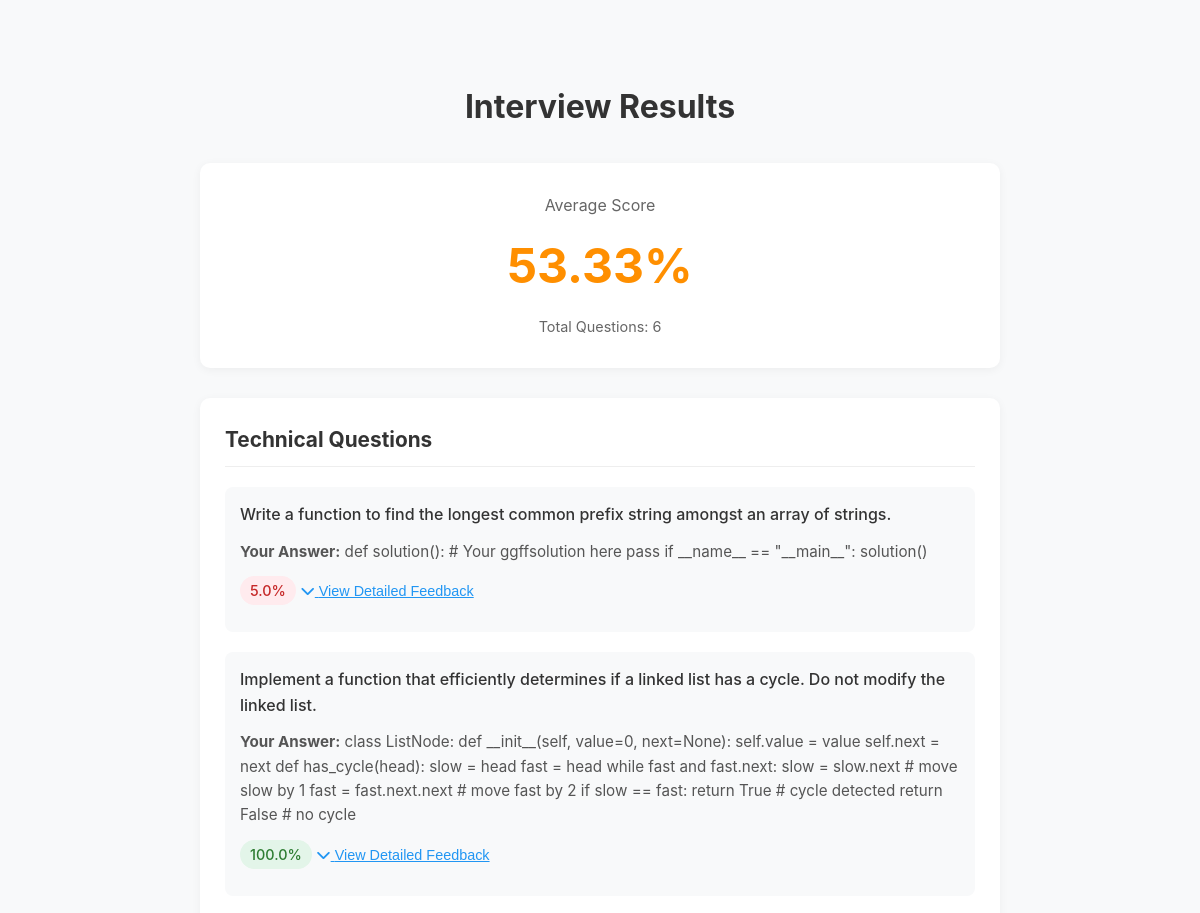
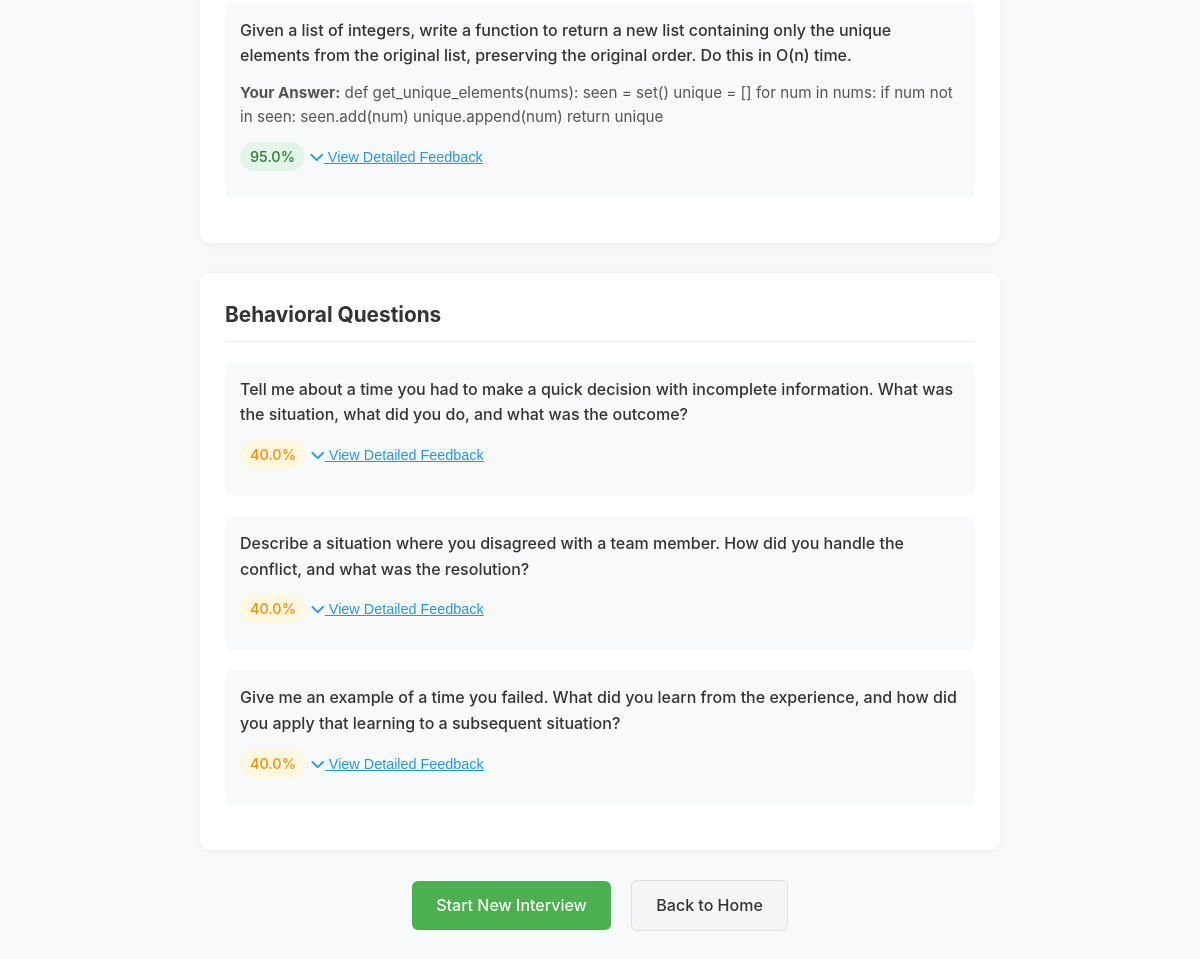
/interview/results/ (signed in), run on an earlier commit of the app's database (2 pictures, top to bottom).
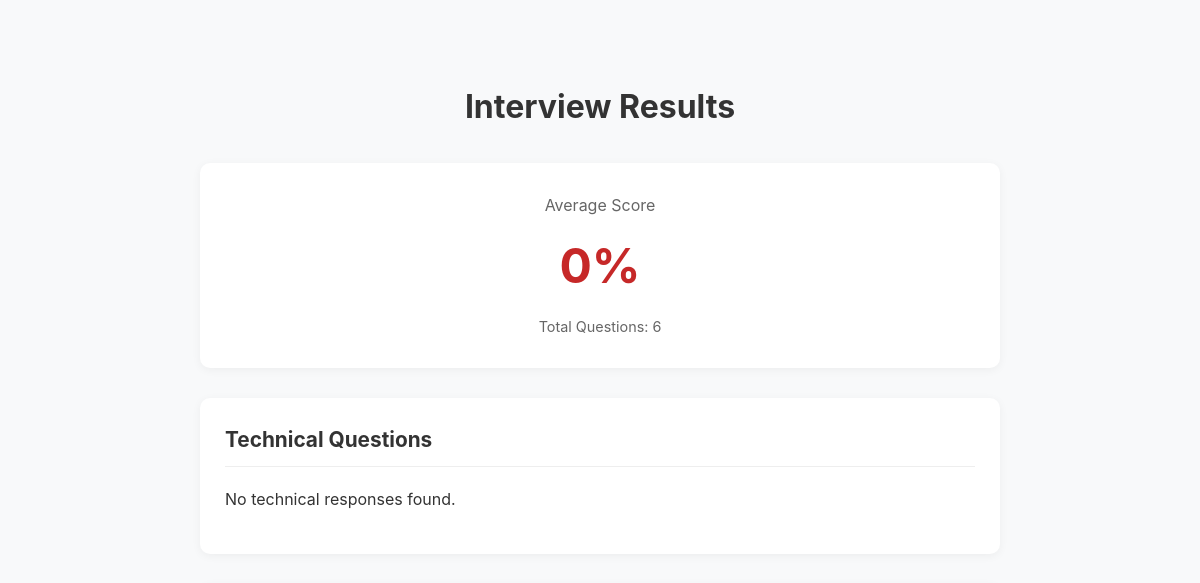
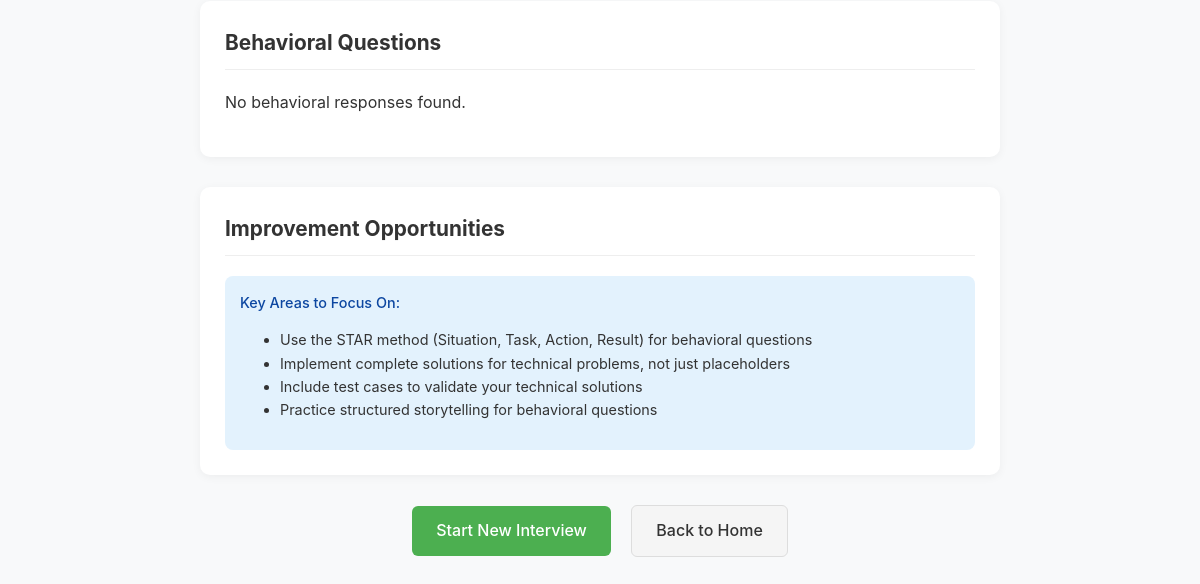
And on a later commit of the database (2 pictures, top to bottom).
### core/models.py (models this page shows, shortened)
class Response(models.Model):
    question = models.ForeignKey(Question, on_delete=models.CASCADE)
    content = models.TextField(blank=True, null=True)  # For technical responses
    video = models.FileField(upload_to='videos/', blank=True, null=True)  # For behavioral responses
    score = models.FloatField(null=True, blank=True)
    feedback = models.TextField(null=True, blank=True)
    created_at = models.DateTimeField(auto_now_add=True)

class Question(models.Model):
    user = models.ForeignKey(User, on_delete=models.CASCADE)
    type = models.CharField(max_length=20, choices=[('technical', 'Technical'), ('behavioral', 'Behavioral')])
    content = models.TextField()
    skill = models.ForeignKey(ProgrammingSkill, on_delete=models.CASCADE, null=True)

### core/views.py (the view)
# urls.py: path('interview/results/', views.interview_results, name='interview_results'),
@login_required
def interview_results(request):
    questions = Question.objects.filter(user=request.user).order_by('id')[:6]
    responses = Response.objects.filter(question__in=questions)
    technical_responses = responses.filter(question__type='technical')
    behavioral_responses = responses.filter(question__type='behavioral')
    total_questions = questions.count()
    average_score = sum(r.score for r in responses if r.score is not None) / responses.count() if responses.exists() else 0
    email_sent = send_interview_results_email(
        request.user,
        technical_responses,
        behavioral_responses,
        average_score
    )
    return render(request, 'results.html', {
        'technical_responses': technical_responses,
        'behavioral_responses': behavioral_responses,
        'total_questions': total_questions,
        'average_score': round(average_score, 2),
        'email_sent': email_sent,  # Pass to template to show success/failure message
    })

### core/views.py (called while the page is built)
def send_interview_results_email(user, technical_responses, behavioral_responses, average_score):
    subject = f'Your Interview Results - {average_score:.2f}%'
    html_message = render_to_string('email/results_email.html', {
        'user': user,
        'technical_responses': technical_responses,
        'behavioral_responses': behavioral_responses,
        'average_score': average_score,
    })
    plain_message = strip_tags(html_message)
    try:
        send_mail(
            subject=subject,
            message=plain_message,
            from_email=None,  # Uses DEFAULT_FROM_EMAIL from settings
            recipient_list=[user.email],
            html_message=html_message,
            fail_silently=False,
        )
        return True
    except Exception as e:
        logger.error(f"Failed to send email to {user.email}: {str(e)}")
        return False

### templates/results.html (shortened to what this page needs)
<!DOCTYPE html>
<html>
<head>
    <link rel="stylesheet" href="https://cdnjs.cloudflare.com/ajax/libs/font-awesome/6.5.1/css/all.min.css">
</head>
<body>
    <div class="container">
        <div class="header">
            <h1>Interview Results</h1>
        </div>
        <div class="score-summary">
            <div class="score-label">Average Score</div>
            <div class="score-display" id="average-score">{{ average_score }}%</div>
            <div class="score-details">Total Questions: {{ total_questions }}</div>
        </div>
        <div class="question-section">
            <h2 class="section-title">Technical Questions</h2>
            {% for response in technical_responses %}
                <div class="question-card">
                    <div class="question-content">{{ response.question.content }}</div>
                    <div class="answer-content">
                        <strong>Your Answer:</strong> {{ response.content }}
                    </div>
                    <div class="question-score {% if response.score >= 70 %}score-good{% elif response.score >= 40 %}score-medium{% else %}score-poor{% endif %}">
                        {{ response.score }}%
                    </div>
                    <button class="feedback-toggle" onclick="toggleFeedback('tech-feedback-{{ forloop.counter }}')">
                        <i class="fas fa-chevron-down"></i> View Detailed Feedback
                    </button>
                </div>
            {% empty %}
                <p>No technical responses found.</p>
            {% endfor %}
        </div>
        <div class="question-section">
            <h2 class="section-title">Behavioral Questions</h2>
            {% for response in behavioral_responses %}
                <div class="question-card">
                    <div class="question-content">{{ response.question.content }}</div>
                    <div class="question-score {% if response.score >= 70 %}score-good{% elif response.score >= 40 %}score-medium{% else %}score-poor{% endif %}">
                        {{ response.score }}%
                    </div>
                    <button class="feedback-toggle" onclick="toggleFeedback('behav-feedback-{{ forloop.counter }}')">
                        <i class="fas fa-chevron-down"></i> View Detailed Feedback
                    </button>
                </div>
            {% empty %}
                <p>No behavioral responses found.</p>
            {% endfor %}
        </div>
        {% if average_score < 50 %}
        <div class="question-section">
            <h2 class="section-title">Improvement Opportunities</h2>
            <div class="action-suggestions">
                <div class="action-title">Key Areas to Focus On:</div>
                <ul>
                    <li>Use the STAR method (Situation, Task, Action, Result) for behavioral questions</li>
                    <li>Implement complete solutions for technical problems, not just placeholders</li>
                    <li>Include test cases to validate your technical solutions</li>
                    <li>Practice structured storytelling for behavioral questions</li>
                </ul>
            </div>
        </div>
        {% endif %}
        <div class="btn-container">
            <a href="{% url 'interview' %}" class="btn btn-primary">Start New Interview</a>
            <a href="{% url 'home' %}" class="btn btn-secondary">Back to Home</a>
        </div>
    </div>
</body>
</html>

What changed in the data, as far as the page shows it:
removed Response: question.content "Write a function to find the longest common prefix string amongst an array of strings.", content "def solution(): # Your ggffsolution here pass if __name__ == \"__main__\": solution()", score "5.0", shown under "Technical Questions"
removed Response: question.content "Implement a function that efficiently determines if a linked list has a cycle. Do not modify the linked list.", content "class ListNode: def __init__(self, value=0, next=None): self.value = value self.next = next def has_cycle(head): slow = head fast = head while fast and fast.next: slow = slow.next # move slow by 1 fast = fast.next.next # move fast by 2 if slow == fast: return True # cycle detected return False # no cycle", score "100.0", shown under "Technical Questions"
removed Response: question.content "Given a list of integers, write a function to return a new list containing only the unique elements from the original list, preserving the original order. Do this in O(n) time.", content "def get_unique_elements(nums): seen = set() unique = [] for num in nums: if num not in seen: seen.add(num) unique.append(num) return unique", score "95.0", shown under "Technical Questions"
removed Response: question.content "Tell me about a time you had to make a quick decision with incomplete information. What was the situation, what did you do, and what was the outcome?", score "40.0", shown under "Behavioral Questions"
removed Response: question.content "Describe a situation where you disagreed with a team member. How did you handle the conflict, and what was the resolution?", score "40.0", shown under "Behavioral Questions"
removed Response: question.content "Give me an example of a time you failed. What did you learn from the experience, and how did you apply that learning to a subsequent situation?", score "40.0", shown under "Behavioral Questions"
Also different on the page:
{{ average_score }}: "53.33" → "0"
text now shown: "No technical responses found. No behavioral responses found. Improvement Opportunities Key Areas to Focus On: Use the STAR method (Situation, Task, Action, Result) for behavioral questions Implement complete solutions for technical problems, not just placeholders Include test cases to validate your technical solutions Practice structured storytelling for behavioral questions"
